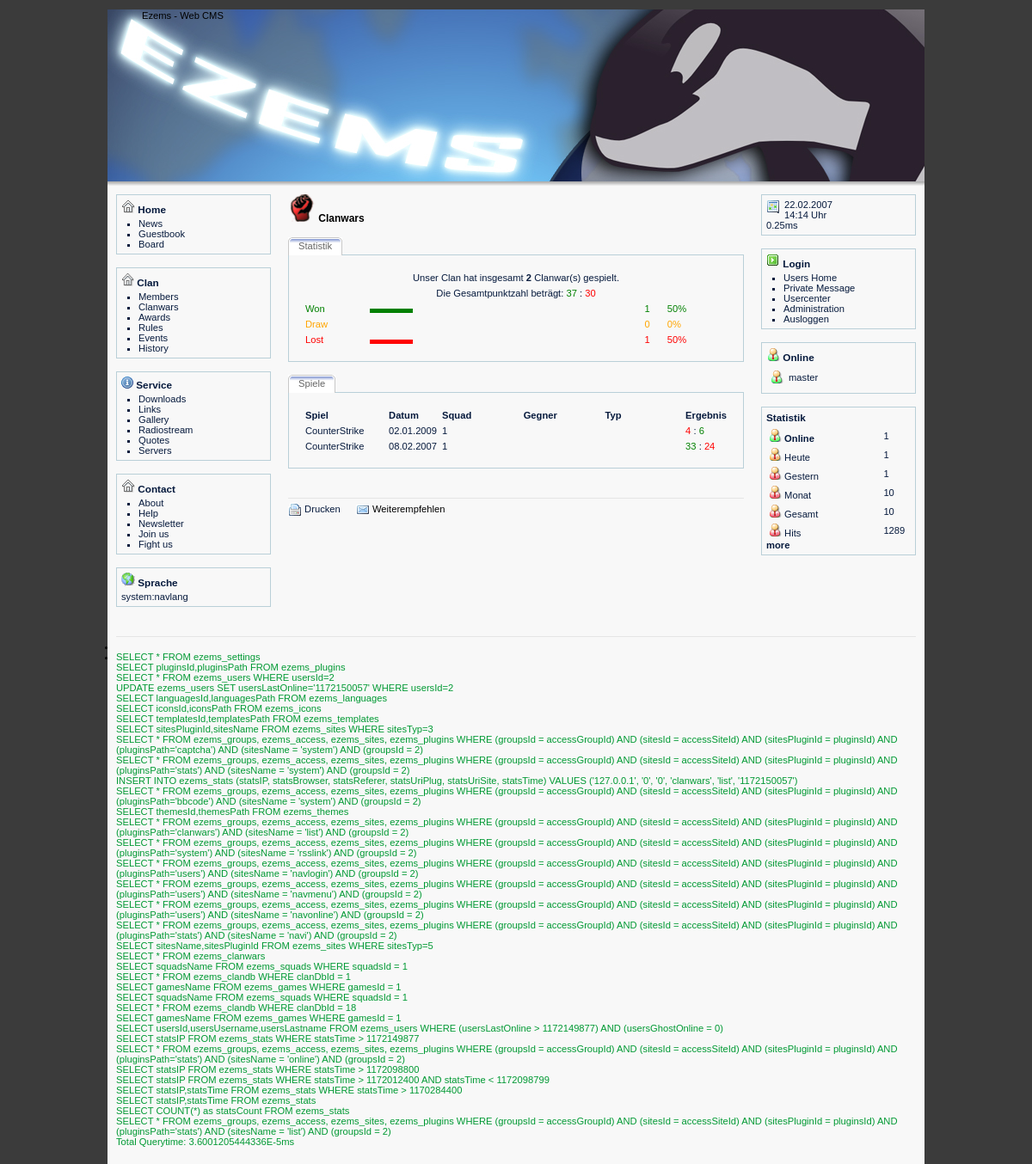
Screenshot of /index.php?view=clanwars&site=list (signed in) with the database file from the repository.
### tables this page shows
CREATE TABLE ezems_clanwars (
    clanwarsId int(7) unsigned NOT NULL auto_increment,
    clanwarsGameId int(7) DEFAULT '0' NOT NULL,
    clanwarsCategoryId int(7) DEFAULT '0' NOT NULL,
    clanwarsSquadId int(7) DEFAULT '0' NOT NULL,
    clanwarsEnemyId int(7) DEFAULT '0' NOT NULL,
    clanwarsSquadListPlayerId text NOT NULL,
    clanwarsListEnemy text NOT NULL,
    clanwarsDate varchar(20) NOT NULL,
    clanwarsMapsId text NOT NULL,
    clanwarsResults text NOT NULL,
    clanwarsFiles text NOT NULL,
  PRIMARY KEY (clanwarsId)
);

CREATE TABLE ezems_settings (
    settingsId int(7) NOT NULL auto_increment,
    settingsPlugin varchar(20) NOT NULL,
    settingsKey varchar(30) NOT NULL,
    settingsValue varchar(80) NOT NULL,
  PRIMARY KEY (settingsId)
);

CREATE TABLE ezems_users (
    usersId int(7) NOT NULL auto_increment,
    usersUsername varchar(80),
    usersPassword varchar(80),
    usersThemeId int(7),
    usersTemplateId int(7),
    usersIconId int(7),
    usersLanguageId int(7),
    usersGroupId int(7),
    usersLastOnline int(11),
    usersGhostOnline int(1),
    usersFirstname varchar(80),
    usersLastname varchar(80),
    usersEmail varchar(80),
    usersTime int(11),
  PRIMARY KEY (usersId)
);

### system/subs/templates.php (called while the page is built, shortened)
<?php
 $ecFile = 'system/subs/templates.php';
$ecTemplatesData = dbSelect('templatesId,templatesPath',1,'templates');
while($templates = mysql_fetch_object($ecTemplatesData))
{
	$ecLocal['templatesList'][$templates->templatesId] = $templates->templatesPath;
}
$ecLocal['template'] = $ecLocal['templatesList'][$ecUser['templateId']];
function ecTemplate($plugin, $site, $part = 'default', $language = 0)
{
	global $ecSettings, $ecFile, $ecLocal, $ecUser;
	$language = empty($language) ? $site : $language;
	$ecLang = ecGetLang($plugin, $language);
	$templatePath = 'templates/' . $ecLocal['template'] . '/' . $plugin . '/' . $site . '.html';
	if (file_exists($templatePath))
	{
		$template = implode('',file($templatePath));
		$template = str_replace('{ecTableWidth}', $ecLocal['tableWidth'], $template);
		if ($part != 'default')
		{
			preg_match_all ("/\<\!\+" . $part . "\>(.*?)\<\!\-" . $part . "/Sis", $template , $tmpPart);
			if (isset($tmpPart[1][0]))
			{
				$template = $tmpPart[1][0];
			}
			else
			{
				$template = '';
				ecError($ecFile, 'Templateerror: Part "'.$part.'" not found');
			}
		}
		else
		{
			$template = preg_replace("/\{\!(.*?)\}/is", '', $template);
		}
		preg_match_all ("={(.)(.*?)}=si", $template , $tmpVars);
		$count = count($tmpVars[0]);
		$i = 0;
		while(!empty($count))
		{
			if ($tmpVars[1][$i] == '?')
			{
				if (isset($ecLang[$tmpVars[2][$i]]))
				{
					$template = str_replace($tmpVars[0][$i], $ecLang[$tmpVars[2][$i]], $template);
				}
				else
				{
					$template = str_replace($tmpVars[0][$i], 'not defined!', $template);
					ecError($ecFile,'Languagevar '.$tmpVars[0][$i].' isn`t defined');
				}
			}
			elseif ($tmpVars[1][$i] == '$')
			{
				if (isset($GLOBALS[$tmpVars[2][$i]]))
				{
					$template = str_replace($tmpVars[0][$i], $GLOBALS[$tmpVars[2][$i]], $template);
				}
				else
				{
					$template = str_replace($tmpVars[0][$i], '', $template);
				}
			}
			$i++;
			$count--;
		}
		preg_match_all ("={icon:(.*?)}=si", $template , $tmpVarsIcons);
		$count = count($tmpVarsIcons[0]);
		$i = 0;
		while(!empty($count))
		{
			$iconsdata = preg_split('=:=si',$tmpVarsIcons[1][$i]);
			if (file_exists('icons/'.$ecLocal['icons'].'/'.$iconsdata[0]))
			{
				$icon = 'icons/'.$ecLocal['icons'].'/'.$iconsdata[0].'/'.$iconsdata[1].'.png';
				$icon = file_exists($icon) ? $icon : 'icons/'.$ecLocal['icons'].'/'.$iconsdata[0].'/default.png';
			}
			else
			{
				$icon = '';
				$message = 'Iconfolder not found: icons/'.$ecLocal['icons'].'/'.$iconsdata[0].'/';
				ecError($ecFile,$message);
			}
			$template = str_replace($tmpVarsIcons[0][$i], $icon, $template);
			$i++;
			$count--;
		}
		return $template;
	}
	else
	{
		$templatePath = 'templates/' . $ecLocal['template'] . '/' . $plugin . '/' . $site;
		$message = 'Template (' . $templatePath . '.html) nicht vorhanden';
		$message2 = 'Template (' . $site . '.html) nicht vorhanden';
		ecError($ecFile,$message);
		return $message2;
	}
}
?>

### system/subs/errorhandler.php (called while the page is built, shortened)
<?php
$ecLocal['errors'] = array();
?>

### config.php (called while the page is built, shortened)
<?php
	$ecLocal['errorLog'] = 0;
	$ecLocal['cryptKey'] = 'sEcu21re';
?>

### system/subs/languages.php (called while the page is built, shortened)
<?php
$ecLanguagesData = dbSelect('languagesId,languagesPath',1,'languages');
while($languages = mysql_fetch_object($ecLanguagesData))
{
	$ecLocal['languagesList'][$languages->languagesId] = $languages->languagesPath;
}
$ecLocal['language'] = $ecLocal['languagesList'][$ecUser['languageId']];
include('languages/'.$ecLocal['language'].'/global.php');
?>

### languages/german_de/global.php (called while the page is built, shortened)
<?php
$ecGobalLang['sunday'] = 'Sonntag';
$ecGobalLang['monday'] = 'Montag';
$ecGobalLang['tuesday'] = 'Dienstag';
$ecGobalLang['wednesday'] = 'Mittwoch';
$ecGobalLang['thursday'] = 'Donnerstag';
$ecGobalLang['friday'] = 'Freitag';
$ecGobalLang['saturday'] = 'Samstag';
$ecGobalLang['january'] = 'Januar';
$ecGobalLang['february'] = 'Februar';
$ecGobalLang['march'] = 'März';
$ecGobalLang['april'] = 'April';
$ecGobalLang['may'] = 'Mai';
$ecGobalLang['june'] = 'Juni';
$ecGobalLang['juli'] = 'Juli';
$ecGobalLang['august'] = 'August';
$ecGobalLang['september'] = 'September';
$ecGobalLang['october'] = 'Oktober';
$ecGobalLang['november'] = 'November';
$ecGobalLang['december'] = 'Dezember';
$ecGobalLang['charset']  = 'ISO-8859-15';
$ecGobalLang['datetyp']  = 'd.m.Y';
$ecGobalLang['timetyp']  = 'H:i';
$ecGobalLang['the'] = 'der';
$ecGobalLang['th'] = '.';
$ecGobalLang['oclock'] = 'Uhr';
$ecGobalLang['first'] = 'erste';
$ecGobalLang['back'] = 'vorherige';
$ecGobalLang['last'] = 'letzte';
$ecGobalLang['next'] = 'nächste';
$ecGobalLang['orderby'] = 'Geordnet nach';
$ecGobalLang['descending'] = 'Absteigend';
$ecGobalLang['ascending'] = 'Aufsteigend';
$ecGobalLang['referer1']	= 'Automatische Weiterleitung in';
$ecGobalLang['referer2']	= 'Sekunden <br /> Direkt:';
$ecGobalLang['next']		= 'weiter';
$ecGobalLang['test4']		= 'Test4';
?>

### system/subs/date.php (called while the page is built, shortened)
<?php
function ecDate($date, $typ = 1)
{
	global $tmpMonths, $tmpDays, $ecGobalLang, $ecLocal;
	if ($typ == 1)
	{
		$back = date($ecGobalLang['timetyp'], $date);
		$back .= ' ';
		$back .= $ecGobalLang['oclock'];
		return $back;
	}
	elseif ($typ == 2)
	{
		return date($ecGobalLang['datetyp'], $date);
	}
}
$ecLocal['date'] = ecDate($ecLocal['timestamp'], 2);
$ecLocal['time'] = ecDate($ecLocal['timestamp'], 1);
?>

### system/subs/icons.php (called while the page is built, shortened)
<?php
$ecIconsData = dbSelect('iconsId,iconsPath',1,'icons');
while($icons = mysql_fetch_object($ecIconsData))
{
	$ecLocal['iconsList'][$icons->iconsId] = $icons->iconsPath;
}
?>

### plugins/clanwars/list.php (the view, shortened to what this page needs)
<?php
$draw = 0;
$clanwarsSql = dbSelect('*', 1, 'clanwars');
while ($clanwarInfos = mysql_fetch_object($clanwarsSql))
{
	$results = $clanwarInfos->clanwarsResults;
	$scorePerMapArray = explode('|µ|', $results);
	$i = 0;
	while($i < count($scorePerMapArray))
	{
		$scorePerRoundArray = explode(':', $scorePerMapArray[$i]);
		$j = 1;
		while($j < count($scorePerRoundArray))
		{
			$ergebnisTeam1 = $scorePerRoundArray[$j];
			$j++;
			$ergebnisTeam2 = $scorePerRoundArray[$j];
			$j++;
			$ergebnisTeam1_2 = $ergebnisTeam1+$scorePerRoundArray[$j];
			$j++;
			$ergebnisTeam2_2 = $ergebnisTeam2+$scorePerRoundArray[$j];
			$j++;
			if($ergebnisTeam1_2 < $ergebnisTeam2_2)
			{
				$result = "<font color=\"red\">".$ergebnisTeam1_2."</font> : <font color=\"green\">".$ergebnisTeam2_2."</font>";
			}
			elseif($ergebnisTeam1_2 == $ergebnisTeam2_2)
			{
				$draw++;
				$result = "<font color=\"orange\">".$ergebnisTeam1_2." : ".$ergebnisTeam2_2."</font>";
			}
			else
			{
				$result = "<font color=\"green\">".$ergebnisTeam1_2."</font> : <font color=\"red\">".$ergebnisTeam2_2."</font>";
			}
		}
		$i++;
	}
}
echo ecTemplate('clanwars', 'list', 'entry');
?>

### plugins/users/navonline.php (shortened to what this page needs)
<?php
echo ecTemplate('users', 'navonline', 'onlineHead');
$onlineTime = $ecLocal['timestamp'] - 180;
$ecOnlineData = dbSelect('usersId,usersUsername,usersLastname',1,'users',"(usersLastOnline > $onlineTime) AND (usersGhostOnline = 0)");
while($users = mysql_fetch_object($ecOnlineData))
{
	echo ecTemplate('users', 'navonline', 'onlineData');
}
echo ecTemplate('users', 'navonline', 'onlineFoot');
?>

### templates/default/style.css (style rules this page uses)
div.head { margin-bottom: 15px; font-size: 12px; font-weight: bold; vertical-align: middle; width: 100%; }
table.table { width: 100%; }
div.clickTabBox ul.clickTabNav { margin: 0px; padding: 0px; list-style: none; background: url(images/tabs/tab-border.gif) bottom repeat-x; height: 21px; }
div.clickTabBox ul.clickTabNav li { display: block; float: left; text-align:center; margin-right: 1px; }
div.clickTabBox ul.clickTabNav li a { display: block; float: left; line-height: 21px; text-decoration: none; padding: 0px 12px; color: #666666; font-weight: normal; cursor: pointer; }
div.clickTabBox div.clickTab { clear: both; color: #061a3d; margin-bottom: 15px; }

### themes/water/style.css (style rules this page uses)
body { background: #3b3b3b; color: #000000; margin: 0; padding: 0; font: 70% Verdana, Arial, Tahoma, Helvetica, sans-serif; }
ul, li, h1, h2, p { margin: 0; padding: 0; }
h2 { font-size: 105%; margin-bottom: 4px; }
p { margin-bottom: 10px; line-height: 130%; }
a { text-decoration: none; color: #061a3d; }
img { border: 0; }
hr { background:#e5e5e5; color:#e5e5e5; border: #e5e5e5; height: 1px; }
td { padding: 2px; }
#main { width: 950px; margin: 0 auto; background: #f8f8f8; }
#logo { background: #000 url(images/logo.jpg) no-repeat; height: 200px; }
#line { background: url(images/line.jpg); height: 5px; font-size: 5px; }
#left { float: left; width: 200px; }
#middle { float: left; width: 550px; }
#right { float: left; width: 200px; }
#rightin, #middlein, #leftin { padding: 10px; }
#rightin div { background: #f8f8f8; color: #061a3d; border: 1px solid #b9cfd8; padding: 5px; margin-bottom: 15px; }
#rightin div ul { list-style: square; }
#rightin div li { margin-left: 20px; }
#leftin div { background: #f8f8f8; color: #061a3d; border: 1px solid #b9cfd8; padding: 5px; margin-bottom: 15px; }
#leftin div ul { list-style: square; }
#leftin div li { margin-left: 20px; }
#foot { clear: both; padding: 3px 10px 20px 10px; }
#sql { clear: both; padding: 3px 10px 20px 10px; }
#foot img { vertical-align: middle; }
#foot li { display: inline; padding-right: 15px; }
#middlein ul li { list-style: square }

### rows the page displays
ezems_clanwars: clanwarsResults "4", clanwarsResults "6"
ezems_clanwars: clanwarsResults.settingsValue "33", clanwarsResults.settingsValue "24"

### other values shown
ecTemplate('users', 'navmenu', 'links') "Users Home Private Message Usercenter"
ecTemplate('users', 'navmenu', 'admin') "Administration"
ecTemplate('users', 'navmenu', 'logout') "Ausloggen"
ecTemplate('stats', 'navi', 'statsOnlineLink') "Online 1"
ecTemplate('stats', 'navi', 'statsToday') "Heute 1"
ecTemplate('stats', 'navi', 'statsYesterday') "Gestern 1"
ecTemplate('stats', 'navi', 'statsMonth') "Monat 10"
ecTemplate('stats', 'navi', 'statsAll') "Gesamt 10"
ecTemplate('stats', 'navi', 'statsHits') "Hits 1289"
ecTemplate('stats', 'navi', 'statsMore') "more"
